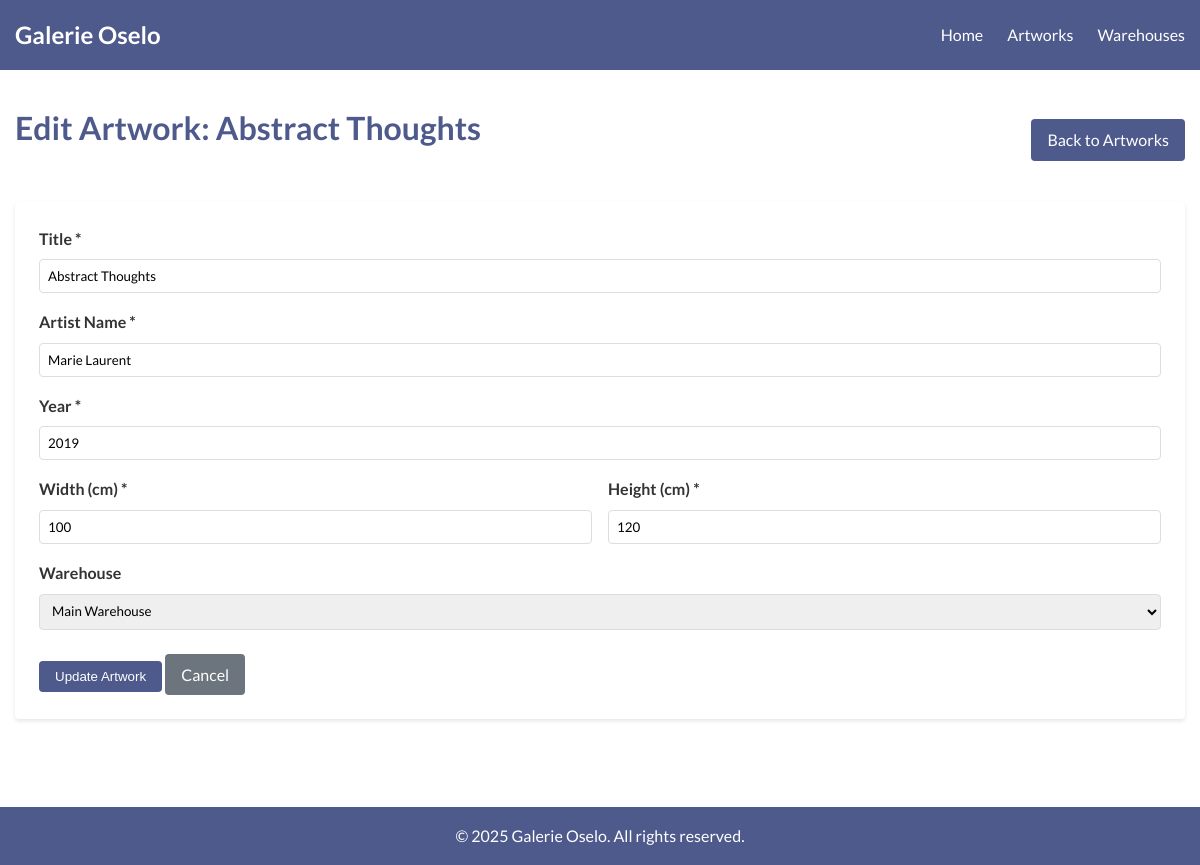
The app's page /index.php?route=artworks&action=edit&id=2 with its own data.
### tables this page shows
CREATE TABLE IF NOT EXISTS artworks (
    id INT AUTO_INCREMENT PRIMARY KEY,
    title VARCHAR(255) NOT NULL,
    year INT NOT NULL,
    artist_name VARCHAR(255) NOT NULL,
    width FLOAT NOT NULL COMMENT 'Width in cm',
    height FLOAT NOT NULL COMMENT 'Height in cm',
    warehouse_id INT NULL,
    created_at TIMESTAMP DEFAULT CURRENT_TIMESTAMP,
    updated_at TIMESTAMP DEFAULT CURRENT_TIMESTAMP ON UPDATE CURRENT_TIMESTAMP
);

CREATE TABLE IF NOT EXISTS warehouses (
    id INT AUTO_INCREMENT PRIMARY KEY,
    name VARCHAR(255) NOT NULL,
    address TEXT NOT NULL,
    created_at TIMESTAMP DEFAULT CURRENT_TIMESTAMP,
    updated_at TIMESTAMP DEFAULT CURRENT_TIMESTAMP ON UPDATE CURRENT_TIMESTAMP
);

### controllers/ArtworkController.php (called while the page is built, shortened)
<?php
class ArtworkController {
    private $artworkModel;
    private $warehouseModel;
    public function __construct() {
        require_once BASE_PATH . '/models/Artwork.php';
        require_once BASE_PATH . '/models/Warehouse.php';
        $this->artworkModel = new Artwork();
        $this->warehouseModel = new Warehouse();
    }
    public function edit($id) {
        $artwork = $this->artworkModel->getById($id);
        $warehouses = $this->warehouseModel->getAll();
        include BASE_PATH . '/views/artworks/edit.php';
        include BASE_PATH . '/views/layouts/main.php';
    }
}

### models/database.php (called while the page is built, shortened)
<?php
class Database {
    private static $instance = null;
    private $connection;
    private function __construct() {
        $config = require_once BASE_PATH . '/config/database.php';
        $host = isset($config['host']) ? $config['host'] : 'localhost';
        $dbname = isset($config['dbname']) ? $config['dbname'] : 'galerie_oselo';
        $username = isset($config['username']) ? $config['username'] : 'root';
        $password = isset($config['password']) ? $config['password'] : '';
        try {
            $dsn = "mysql:host=$host;dbname=$dbname";
            $options = [
                PDO::ATTR_ERRMODE => PDO::ERRMODE_EXCEPTION,
                PDO::ATTR_DEFAULT_FETCH_MODE => PDO::FETCH_ASSOC,
                PDO::ATTR_EMULATE_PREPARES => false,
            ];
            $this->connection = new PDO($dsn, $username, $password, $options);
            $this->connection->exec("SET NAMES utf8");
        } catch (PDOException $e) {
            die("Connection failed: " . $e->getMessage());
        }
    }
    public static function getInstance() {
        if (self::$instance === null) {
            self::$instance = new self();
        }
        return self::$instance;
    }
    public function query($sql, $params = []) {
        $stmt = $this->connection->prepare($sql);
        $stmt->execute($params);
        return $stmt;
    }
    public function select($sql, $params = []) {
        $stmt = $this->query($sql, $params);
        return $stmt->fetchAll();
    }
    public function selectOne($sql, $params = []) {
        $stmt = $this->query($sql, $params);
        return $stmt->fetch();
    }
}

### models/artwork.php (called while the page is built, shortened)
<?php
class Artwork {
    private $db;
    public function __construct() {
        $this->db = Database::getInstance();
    }
    public function getById($id) {
        $sql = "SELECT a.*, w.name as warehouse_name
                FROM artworks a
                LEFT JOIN warehouses w ON a.warehouse_id = w.id
                WHERE a.id = ?";
        return $this->db->selectOne($sql, [$id]);
    }
}

### models/Warehouse.php (called while the page is built, shortened)
<?php
class Warehouse {
    private $db;
    public function __construct() {
        $this->db = Database::getInstance();
    }
    public function getAll() {
        $sql = "SELECT w.*, COUNT(a.id) as artwork_count
                FROM warehouses w
                LEFT JOIN artworks a ON w.id = a.warehouse_id
                GROUP BY w.id
                ORDER BY w.name";
        return $this->db->select($sql);
    }
}

### views/artworks/edit.php (the view, shortened to what this page needs)
<div style="display: flex; justify-content: space-between; align-items: center; margin-bottom: 1.5rem;">
    <h1>Edit Artwork: <?= htmlspecialchars($artwork['title']) ?></h1>
    <a href="index.php?route=artworks" class="btn">Back to Artworks</a>
</div>
<div class="card">
    <form action="index.php?route=artworks&action=update&id=<?= $artwork['id'] ?>" method="POST">
        <div class="form-group">
            <label for="title">Title *</label>
            <input type="text" id="title" name="title" value="<?= $_SESSION['form_data']['title'] ?? $artwork['title'] ?>" required>
        </div>
        <div class="form-group">
            <label for="artist_name">Artist Name *</label>
            <input type="text" id="artist_name" name="artist_name" value="<?= $_SESSION['form_data']['artist_name'] ?? $artwork['artist_name'] ?>" required>
        </div>
        <div class="form-group">
            <label for="year">Year *</label>
            <input type="number" id="year" name="year" value="<?= $_SESSION['form_data']['year'] ?? $artwork['year'] ?>" min="1" max="<?= date('Y') ?>" required>
        </div>
        <div style="display: flex; gap: 1rem;">
            <div class="form-group" style="flex: 1;">
                <label for="width">Width (cm) *</label>
                <input type="number" id="width" name="width" value="<?= $_SESSION['form_data']['width'] ?? $artwork['width'] ?>" min="0.1" step="0.1" required>
            </div>
            <div class="form-group" style="flex: 1;">
                <label for="height">Height (cm) *</label>
                <input type="number" id="height" name="height" value="<?= $_SESSION['form_data']['height'] ?? $artwork['height'] ?>" min="0.1" step="0.1" required>
            </div>
        </div>
        <div class="form-group">
            <label for="warehouse_id">Warehouse</label>
            <select id="warehouse_id" name="warehouse_id">
                <?php foreach ($warehouses as $warehouse): ?>
                    <option value="<?= $warehouse['id'] ?>" <?= (isset($_SESSION['form_data']['warehouse_id']) ? $_SESSION['form_data']['warehouse_id'] : $artwork['warehouse_id']) == $warehouse['id'] ? 'selected' : '' ?>>
                        <?= htmlspecialchars($warehouse['name']) ?>
                    </option>
                <?php endforeach; ?>
            </select>
        </div>
        <div style="margin-top: 1.5rem;">
            <button type="submit" class="btn">Update Artwork</button>
            <a href="index.php?route=artworks" class="btn" style="background-color: #6c757d;">Cancel</a>
        </div>
    </form>
</div>

### views/layouts/main.php (style rules this page uses)
:root { --primary: #4E598C; --white: #FFFFFF; --accent: #F9C784; }
* { margin: 0; padding: 0; box-sizing: border-box; }
body { font-family: 'Lato', sans-serif; line-height: 1.6; color: #333; background-color: var(--white); }
h1 { color: var(--primary); margin-bottom: 1.5rem; }
.btn { display: inline-block; padding: 0.5rem 1rem; background-color: var(--primary); color: var(--white); text-decoration: none; border-radius: 4px; border: none; cursor: pointer; transition: background-color 0.3s; }
form .form-group { margin-bottom: 1rem; }
form label { display: block; margin-bottom: 0.5rem; font-weight: 700; }
form input, form select, form textarea { width: 100%; padding: 0.5rem; border: 1px solid #ddd; border-radius: 4px; font-family: 'Lato', sans-serif; }
.card { background-color: var(--white); border-radius: 4px; box-shadow: 0 2px 4px rgba(0, 0, 0, 0.1); padding: 1.5rem; margin-bottom: 1.5rem; }

### records on screen
artworks: title "Abstract Thoughts", artist_name "Marie Laurent", year "2019", width "100", height "120", warehouse_id "Main Warehouse"
